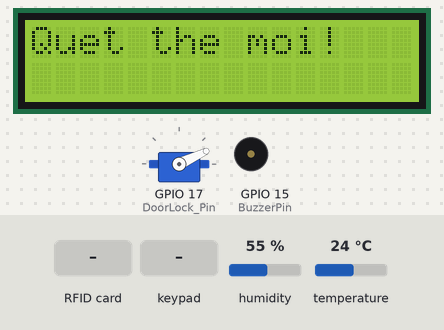
Simulated run of this program. Board: ESP32. Shown: servo, 16×2 character LCD, buzzer (waves = sounding, pin HIGH). Inputs (shaded band) come from the test bench; at power-on: temperature 24 °C, humidity 55 %. What the program prints to the serial monitor is not drawn.

Above: at 1.3 s.
1.4 s: RFID card 5E 7A 19 C4 held to the reader
At 3.1 s:
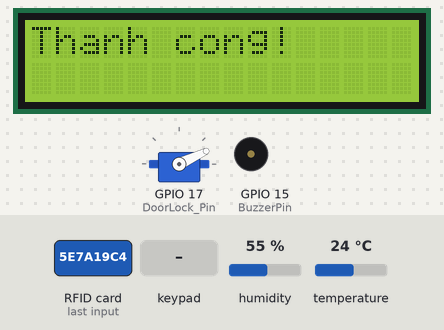
4.4 s: keypad keys 1 4 2 7 2 6 2 5 # pressed 0.4 s apart
At 5.03 s:
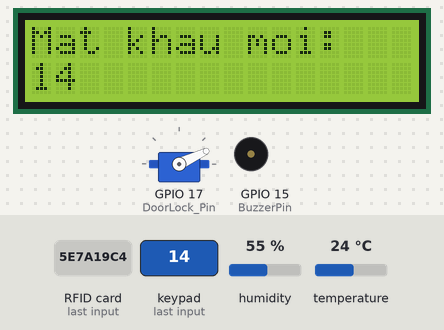
9.5 s: keypad keys 2 4 3 3 3 2 # pressed 0.4 s apart
At 13.7 s:
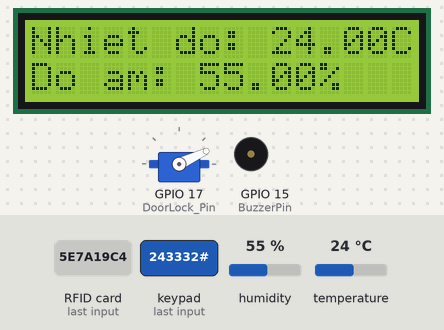
13.8 s: temperature set to 4 °C
At 16.3 s:
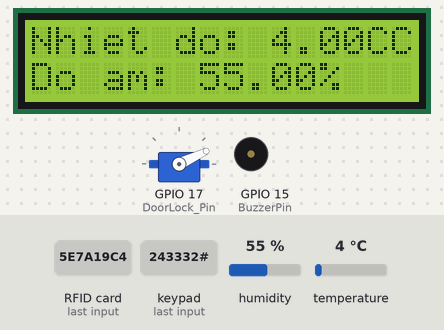
16.8 s: keypad keys 1 4 2 7 2 6 2 5 A pressed 0.4 s apart
At 21.5 s:
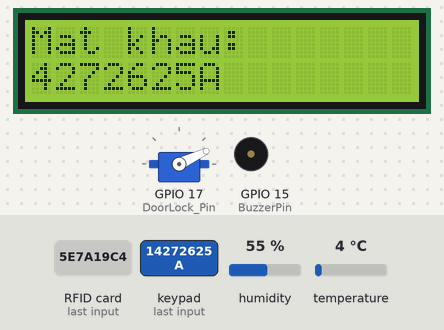
21.9 s: key 'B' pressed
At 22.3 s:
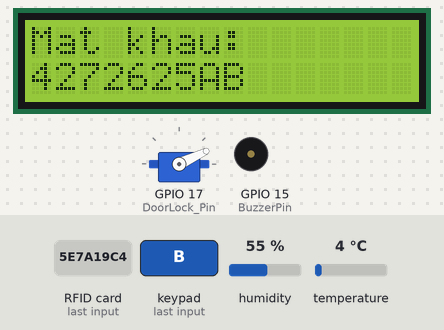
Timing chart, 0 to 24.4 s (numbered marks = the images above; inputs shaded):
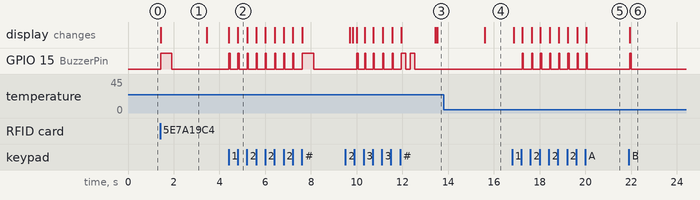

Measured:
- after the input at 1.4 s, GPIO 15 (BuzzerPin): LOW → HIGH at once, → LOW 0.50 s later; the display: changes at once (image 1)
- after the input at 4.4 s, GPIO 15 (BuzzerPin): goes 8 × (HIGH 0.05 s, LOW 0.34 s), HIGH 0.50 s, then LOW, starting at once; the display: first changes at once (image 2 shows a later state)
- after the input at 9.5 s, GPIO 15 (BuzzerPin): goes HIGH 0.05 s, LOW 0.28 s, 4 × (HIGH 0.05 s, LOW 0.33 s), HIGH 0.20 s, LOW 0.20 s, HIGH 0.20 s, then LOW, starting after 0.51 s; the display: first differs from a run without the input after 0.33 s (image 3 shows a later state)
- after the input at 13.8 s, the display: changes after 1.8 s (image 4)
- after the input at 16.8 s, GPIO 15 (BuzzerPin): alternates HIGH for 0.05 s and LOW for 0.36 s, 16 changes in all, then stays LOW, starting after 0.44 s; the display: first changes after 0.08 s (image 5 shows a later state)
- after the input at 21.9 s, GPIO 15 (BuzzerPin): LOW → HIGH after 0.05 s, → LOW 0.05 s later; the display: changes after 0.05 s (image 6)
- what the display in image 1 shows lasts 2.0 s, from 1.4 s to 3.4 s

The program:

main.cpp
```cpp
#include <Arduino.h>
#include <main.h>
#include <Wire.h>
#include <LiquidCrystal_I2C.h>
#include <SPI.h>
#include <MFRC522.h>
#include <Keypad.h>
#include <Adafruit_Sensor.h>
#include <DHT.h>
#include <ESP32Servo.h>

/*status = 0: New RFID card input
  status = 1: New password input
  status = 2: Waiting screen (temperature and humidity display)
  status = 3: Checking password or RFID card
  status = 4: To make sure that LCD is cleared and ready to show the entering password screen (sry if too complicated ;-;)
  status = 5: Lockdown
*/

//Sequence: Input new RFID card (status 0) -> input new password (status 1) -> check password or RFID card to unlock (status 2, 3, 4, 5)

//Actually I wanted to have RTC included in my project as well but my RTC is broken sooooo idk ;-;

LiquidCrystal_I2C lcd(0x27, 16, 2);
MFRC522 CardReader(SS_PIN, RST_PIN);
Servo DoorLocker;
DHT dht(DHTPIN, DHTTYPE);
Keypad customKeypad = Keypad(makeKeymap(hexaKeys), rowPins, colPins, ROWS, COLS);

void setup() {
  Serial.begin(9600);
  DoorLocker.attach(DoorLock_Pin);
  DoorLocker.write(Lock);
  pinMode(BuzzerPin, OUTPUT);
  lcd.init();
  lcd.backlight();
  SPI.begin();
  CardReader.PCD_Init();
  dht.begin();
  //Begin to scan new RFID card
  lcd.clear();
  lcd.print("Quet the moi!"); //(LCD: Scan new card!)
}

void loop() {
  customKey = customKeypad.getKey();
  if (status == 0) {
    InputCard();
  }
  else if (status == 1){
    KeypadInput();
  }
  else if (status == 2){
    CheckCard();
    checkKeypad();
    displayTempAndHumidity();
    Lockdown();
  }
  else if (status == 3){
    //To make sure that it is still working
    CheckCard();
    checkKeypad();
    Lockdown();
  }
}

// Clear previous entered password
void clearData() {
  while (data_count != 0) {
    Data[--data_count] = 0;
  }
}

// Input the new RFID card into the reader
void InputCard() {
  if (!CardReader.PICC_IsNewCardPresent()) return;
  if (!CardReader.PICC_ReadCardSerial()) return;

  uidLength = CardReader.uid.size;
  for (byte i = 0; i < uidLength; i++) {
    rfidUID[i] = CardReader.uid.uidByte[i];
  }

  Serial.print("UID saved: ");
  for (byte i = 0; i < uidLength; i++) {
    Serial.print(rfidUID[i], HEX);
    Serial.print(" ");
  }
  Serial.println();
  lcd.clear();
  lcd.print("Thanh cong!"); //(LCD: Success!)
  SuccessTone();
  delay(1500);
  CardReader.PICC_HaltA();
  //Begin the entering new password phase
  lcd.clear();
  lcd.print("Mat khau moi:"); //(LCD: New password:)
  status = 1;
}

//Check whether card is correct or not
void CheckCard(){
  if (!CardReader.PICC_IsNewCardPresent()) return;
  if (!CardReader.PICC_ReadCardSerial()) return;

  if (CardReader.uid.size == uidLength) {
    status = 3;
    for (byte i = 0; i < uidLength; i++) {
      if (CardReader.uid.uidByte[i] != rfidUID[i]) {
        lcd.clear();
        lcd.print("Sai the! Thu lai!"); //(LCD: Wrong card! Retry!)
        Attempt++;
        WrongTone();
        delay(900);
        break;
      }
      else {
      lcd.clear();
      lcd.print("Da mo khoa!"); //(LCD: Unlocked!)
      //Reset
      Attempt = 0;
      MaxAttempt = 5;
      Countdown = 60;
      DoorLocker.write(Unlock);
      SuccessTone();
      delay(4500); //Unlock time
      DoorLocker.write(Lock);
      lcd.clear();
      lcd.print("Da khoa!"); //(LCD: Locked!)
      LockedTone();
      delay(1300); //Enough time to show on screen
      break;
      }
    }
  CardReader.PICC_HaltA();
  status = 2;
  }
}

// Enter a new password
void KeypadInput() {
  if (customKey){
    if (customKey == '#'){
      lcd.clear();
      lcd.print("Thanh cong!"); //(LCD: Success!)
      status = 2;
      data_count = 0;
      SuccessTone();
      delay(1500);
    }
    else if (customKey == '*'){
      if (data_count != 0){
        data_count--;
      }
      lcd.setCursor(data_count, 1);
      lcd.print(" ");
      Master[data_count] = 0;
      KeypadTone();
    }
    else{
      if (data_count < Password_Length - 1) {
        Master[data_count] = customKey;
        data_count++;
        Serial.println(customKey);
        lcd.setCursor(data_count - 1, 1);
        lcd.print(customKey);
        KeypadTone();
      }
    }
  }
}

//Check if password is correct (pretty long:)))))))
void checkKeypad() {
  if (customKey) {
    if (data_count < Password_Length - 1) {
      if (status == 2){
        status = 4; //Make sure that waiting screen is cleared
      }

      if (status == 3){
         if (customKey == '#') {
          lcd.clear();
          if (!strcmp(Data, Master)) {
            Serial.println("Password is correct!");
            lcd.print("Da mo khoa!"); //(LCD: Unlocked!)
            //Reset
            Attempt = 0;
            MaxAttempt = 5;
            Countdown = 60;
            DoorLocker.write(Unlock);
            SuccessTone();
            delay(4500); //Unlock time
            DoorLocker.write(Lock);
            lcd.clear();
            lcd.print("Da khoa!"); //(LCD: Locked!)
            LockedTone();
            delay(1300);
          }
          else {
            Serial.println("Password is incorrect!");
            lcd.print("Sai! Thu lai!"); //(LCD: Wrong! Retry!)
            Attempt++;
            WrongTone();
            delay(900);
          }
          lcd.clear();
          clearData();
          status = 2;
        }
        else if (customKey == '*'){
          if (data_count != 0){
          data_count--;
          }
          lcd.setCursor(data_count, 1);
          lcd.print(" ");
          Data[data_count] = 0;
          KeypadTone();
        }
        else{
          Data[data_count] = customKey;
          data_count++;
          Serial.println(customKey);
          lcd.setCursor(data_count - 1, 1);
          lcd.print(customKey);
          KeypadTone();
        }
      }
    }
  }
}

// Waiting screen (show Temperature and Humidity)
void displayTempAndHumidity() {
  float h = dht.readHumidity();
  float t = dht.readTemperature();

  if (isnan(h) || isnan(t)) {
    Serial.println("Khong doc duoc gia tri tu DHT11"); //(Serial: Unable to read DHT11)
    return;
  }

  Serial.print("Do am: "); //(Serial: Humidity:)
  Serial.print(h);
  Serial.print("%\t");
  Serial.print("Nhiet do: "); //(Serial: Temperature:)
  Serial.print(t);
  Serial.println(" *C");

  lcd.setCursor(0, 0);
  lcd.print("Nhiet do: "); //(LCD: Temperature:)
  lcd.print(t);
  lcd.print("C");
  lcd.setCursor(0, 1);
  lcd.print("Do am: "); //(LCD: Humidity:)
  lcd.print(h);
  lcd.print("%");

  //Make sure that waiting screen is cleared ;-;
  if (status == 4){
    lcd.clear();
    lcd.setCursor(0,0);
    lcd.print("Mat khau:"); //(LCD: Password:)
    status = 3;
    }
  delay(5); //Hope ;-;
}

//If there are too many wrong attempts, lock the system in a period of time
void Lockdown(){
  if (Attempt == MaxAttempt){
    PrevCount = Countdown;
    status = 5;
    Attempt = 0;
    //Decrease the maximum attempt if we input wrong for the next time
    if (MaxAttempt != 0){
    MaxAttempt--;
    }
    lcd.clear();
    LockdownTone();
    while (Countdown != 0){
      lcd.clear();
      lcd.setCursor(0,0);
      lcd.print("Sai qua nhieu!"); //(LCD: Too many attempts!)
      lcd.setCursor(0,1);
      lcd.print("Cho: "); //(LCD: Wait: )
      lcd.print(Countdown);
      lcd.print(" giay"); //(LCD: second)
      Countdown--;
      delay(1000);
    }
    status = 2;
    Countdown = PrevCount * 2; //Multiply timer if we input wrong for the next time
  }
}

//Wrong password or card, 2 short beeps
void WrongTone(){
  digitalWrite(BuzzerPin, HIGH);
  delay(200);
  digitalWrite(BuzzerPin, LOW);
  delay(200);
  digitalWrite(BuzzerPin, HIGH);
  delay(200);
  digitalWrite(BuzzerPin, LOW);
}

//Input successful or opened, 1 long beep
void SuccessTone(){
  digitalWrite(BuzzerPin, HIGH);
  delay(500);
  digitalWrite(BuzzerPin, LOW);
}

//Locked, 1 short beep
void LockedTone(){
  digitalWrite(BuzzerPin, HIGH);
  delay(200);
  digitalWrite(BuzzerPin, LOW);
}

//Keypad sound, 1 very short beep
void KeypadTone(){
  digitalWrite(BuzzerPin, HIGH);
  delay(50);
  digitalWrite(BuzzerPin, LOW);
}

//Lockdown, 1 very long beep
void LockdownTone(){
  digitalWrite(BuzzerPin, HIGH);
  delay(2000);
  digitalWrite(BuzzerPin, LOW);
}
```

main.h
```cpp
#ifndef _MAIN_H_
#define _MAIN_H_

//RFID
#define SS_PIN 5
#define RST_PIN 1
byte rfidUID[10];
int uidLength;

//Keypad
#define ROWS 4
#define COLS 4
char hexaKeys[ROWS][COLS] = {
  {'1', '2', '3', 'A'},
  {'4', '5', '6', 'B'},
  {'7', '8', '9', 'C'},
  {'*', '0', '#', 'D'}
};
byte rowPins[ROWS] = {14, 27, 26, 25};
byte colPins[COLS] = {2, 4, 33, 32};

//Pin
#define DoorLock_Pin 17
#define BuzzerPin 15

//Locker (servo) pwm
#define Unlock 150
#define Lock 800

//DHT
#define DHTPIN 16
#define DHTTYPE DHT11

//Password
#define Password_Length 16 //Because LCD can only show 16 digits in 1 line
char Data[Password_Length];
char Master[Password_Length];
byte data_count = 0;
char customKey;

//Status (explained in cpp file)
byte status = 0;

//Lockdown
byte Attempt = 0;
byte Countdown = 60;
byte PrevCount = 0;
byte MaxAttempt = 5;


void clearData();
void InputCard();
void CheckCard();
void KeypadInput();
void checkKeypad();
void displayTempAndHumidity();
void Lockdown();
void WrongTone();
void SuccessTone();
void LockedTone();
void KeypadTone();
void LockdownTone();

#endif
```
